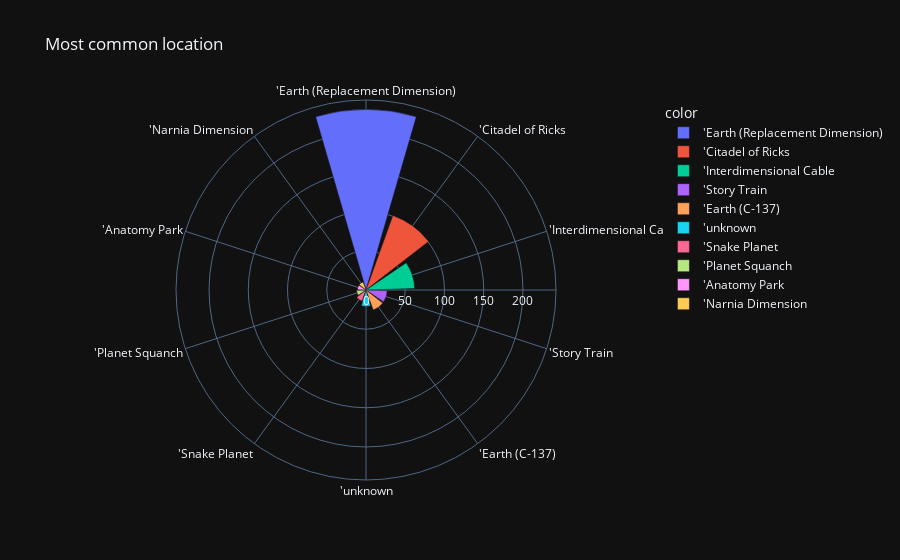

Notebook code cell kept with this figure:
### Code cell
fig=px.bar_polar(r=location_df, theta=location_df.index, title="Most common location", color=location_df.index, template= 'plotly_dark')
fig.show()

### Figure 1 — Plotly figure (JSON) as saved in the notebook; plotly's stock layout.template omitted (floating-point values rounded to 4 significant figures)
{"data": [{"hovertemplate": "color='Earth (Replacement Dimension)<br>r=%{r}<br>theta=%{theta}<extra></extra>", "legendgroup": "'Earth (Replacement Dimension)", "marker": {"color": "#636efa", "pattern": {"shape": ""}}, "name": "'Earth (Replacement Dimension)", "r": [230], "showlegend": true, "subplot": "polar", "theta": ["'Earth (Replacement Dimension)"], "type": "barpolar"}, {"hovertemplate": "color='Citadel of Ricks<br>r=%{r}<br>theta=%{theta}<extra></extra>", "legendgroup": "'Citadel of Ricks", "marker": {"color": "#EF553B", "pattern": {"shape": ""}}, "name": "'Citadel of Ricks", "r": [101], "showlegend": true, "subplot": "polar", "theta": ["'Citadel of Ricks"], "type": "barpolar"}, {"hovertemplate": "color='Interdimensional Cable<br>r=%{r}<br>theta=%{theta}<extra></extra>", "legendgroup": "'Interdimensional Cable", "marker": {"color": "#00cc96", "pattern": {"shape": ""}}, "name": "'Interdimensional Cable", "r": [62], "showlegend": true, "subplot": "polar", "theta": ["'Interdimensional Cable"], "type": "barpolar"}, {"hovertemplate": "color='Story Train<br>r=%{r}<br>theta=%{theta}<extra></extra>", "legendgroup": "'Story Train", "marker": {"color": "#ab63fa", "pattern": {"shape": ""}}, "name": "'Story Train", "r": [27], "showlegend": true, "subplot": "polar", "theta": ["'Story Train"], "type": "barpolar"}, {"hovertemplate": "color='Earth (C-137)<br>r=%{r}<br>theta=%{theta}<extra></extra>", "legendgroup": "'Earth (C-137)", "marker": {"color": "#FFA15A", "pattern": {"shape": ""}}, "name": "'Earth (C-137)", "r": [27], "showlegend": true, "subplot": "polar", "theta": ["'Earth (C-137)"], "type": "barpolar"}, {"hovertemplate": "color='unknown<br>r=%{r}<br>theta=%{theta}<extra></extra>", "legendgroup": "'unknown", "marker": {"color": "#19d3f3", "pattern": {"shape": ""}}, "name": "'unknown", "r": [21], "showlegend": true, "subplot": "polar", "theta": ["'unknown"], "type": "barpolar"}, {"hovertemplate": "color='Snake Planet<br>r=%{r}<br>theta=%{theta}<extra></extra>", "legendgroup": "'Snake Planet", "marker": {"color": "#FF6692", "pattern": {"shape": ""}}, "name": "'Snake Planet", "r": [15], "showlegend": true, "subplot": "polar", "theta": ["'Snake Planet"], "type": "barpolar"}, {"hovertemplate": "color='Planet Squanch<br>r=%{r}<br>theta=%{theta}<extra></extra>", "legendgroup": "'Planet Squanch", "marker": {"color": "#B6E880", "pattern": {"shape": ""}}, "name": "'Planet Squanch", "r": [12], "showlegend": true, "subplot": "polar", "theta": ["'Planet Squanch"], "type": "barpolar"}, {"hovertemplate": "color='Anatomy Park<br>r=%{r}<br>theta=%{theta}<extra></extra>", "legendgroup": "'Anatomy Park", "marker": {"color": "#FF97FF", "pattern": {"shape": ""}}, "name": "'Anatomy Park", "r": [11], "showlegend": true, "subplot": "polar", "theta": ["'Anatomy Park"], "type": "barpolar"}, {"hovertemplate": "color='Narnia Dimension<br>r=%{r}<br>theta=%{theta}<extra></extra>", "legendgroup": "'Narnia Dimension", "marker": {"color": "#FECB52", "pattern": {"shape": ""}}, "name": "'Narnia Dimension", "r": [11], "showlegend": true, "subplot": "polar", "theta": ["'Narnia Dimension"], "type": "barpolar"}], "layout": {"barmode": "relative", "legend": {"title": {"text": "color"}, "tracegroupgap": 0}, "polar": {"angularaxis": {"direction": "clockwise", "rotation": 90}, "domain": {"x": [0, 1], "y": [0, 1]}}, "title": {"text": "Most common location"}}}
